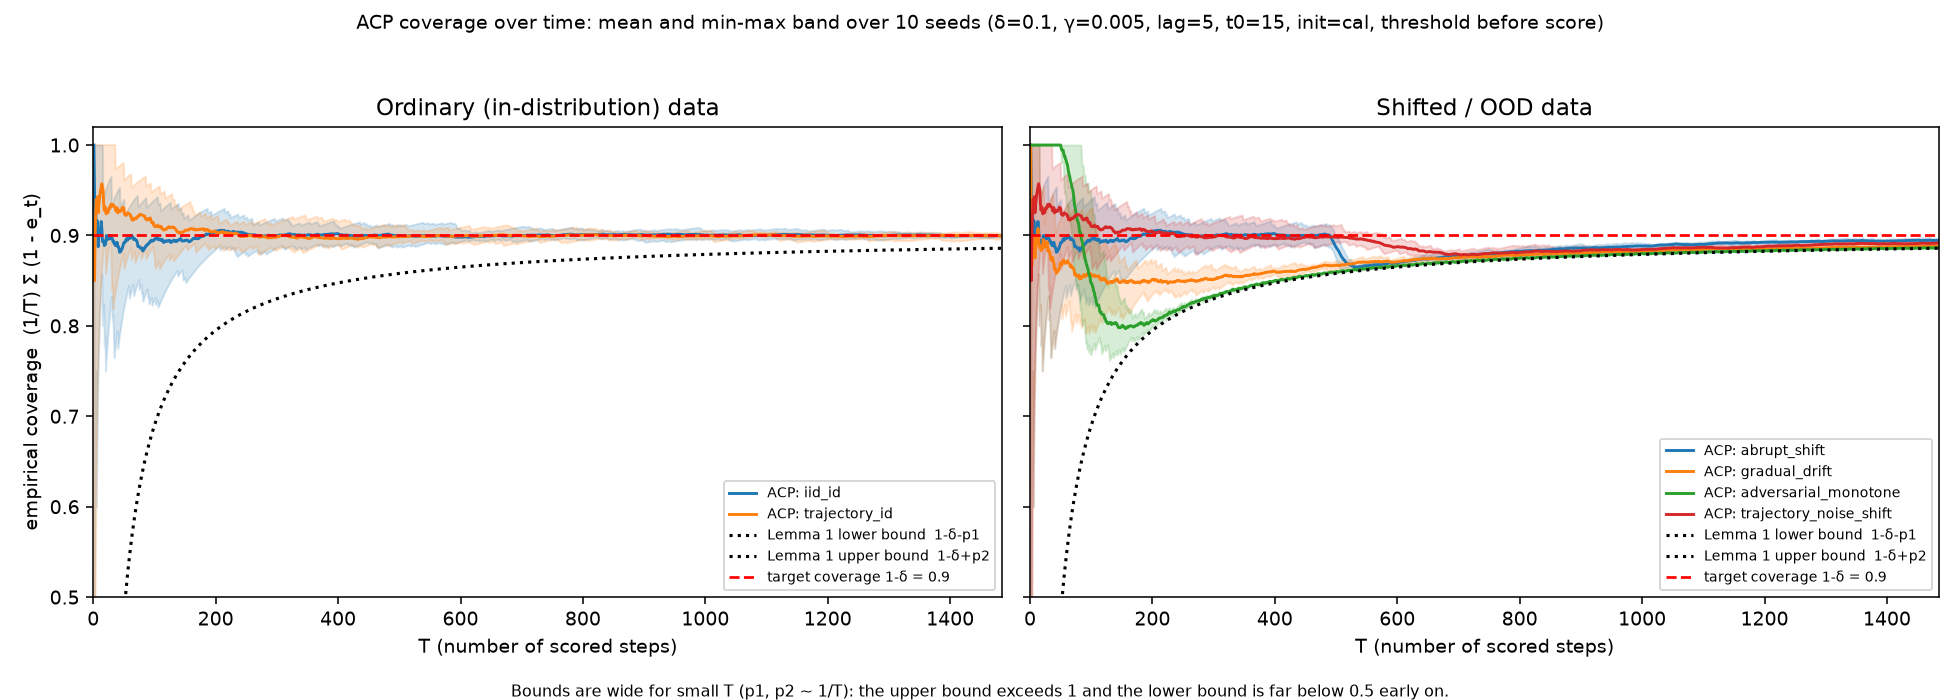

Write Python code to recreate this figure.
"""
acp_coverage.py -- ACP empirical coverage over time, ordinary vs shifted/OOD data.

Pipeline (one pass per seed and scenario):
  1. generate true robustness rho_t and predicted robustness rho_hat_t           (synthetic.py)
  2. nonconformity score  R_t = rho_hat_{t-lag} - rho_{t-lag}                    (acp.run_lagged)
  3. adaptive threshold update  delta_{t+1}=delta_t+gamma(delta-e_t), C_t = quantile of scores   (acp.py)
  4. running coverage  = 1 - (1/T) sum_{s<=T} e_s     (e_s = 1 if R_s > C_s)
  5. repeat over seeds; plot mean and min-max band against the Lemma 1 envelope and the target 1-delta.

Usage
  python acp_coverage.py                       # defaults: 10 seeds, T=1500, lag 5, t0 15
  python acp_coverage.py --literal --init none # literal Algorithm 2 ordering, empty start
  python acp_coverage.py --cp                  # also overlay non-adaptive split CP (dashed)
"""
import argparse, csv, os
import numpy as np
import matplotlib
matplotlib.use("Agg")
import matplotlib.pyplot as plt
from acp import AdaptiveConformal, SplitConformal, run_lagged, lemma1_bounds
import synthetic as syn

DELTA, GAMMA = 0.1, 0.005                     # paper: delta = 0.1, gamma = 0.005
PANELS = {
    "Ordinary (in-distribution) data": ["iid_id", "trajectory_id"],
    "Shifted / OOD data": ["abrupt_shift", "gradual_drift", "adversarial_monotone", "trajectory_noise_shift"],
}


def get_series(rng, name, T):
    if name == "trajectory_id":                # trajectory-derived robustness with NO noise shift
        rho_hat, rho, _ = syn.trajectory_series(rng, T, ood=False)
        return rho_hat, rho
    return syn.robustness_series(rng, name, T)


def get_cal(rng, name, n=100):
    return syn.trajectory_calibration(rng) if name.startswith("trajectory") else syn.calibration_scores(rng, n)


def run_experiment(scenarios, seeds=10, T=1500, lag=5, t0=15, init="cal", literal=False, cp=False, seed0=2000):
    """Returns {scenario: dict(cov=(seeds, T_eff) running coverage of ACP, cov_cp=..., T_eff=int)}."""
    res = {}
    for name in scenarios:
        covs, covs_cp = [], []
        for s in range(seeds):
            rng = np.random.default_rng(seed0 + s)
            cal = get_cal(rng, name)
            rho_hat, rho = get_series(rng, name, T)
            acp = AdaptiveConformal(DELTA, GAMMA, init_scores=cal if init == "cal" else (), include_current=literal)
            out = run_lagged(rho_hat, rho, acp, lag=lag, t0=t0)
            e = out["e"][~np.isnan(out["e"])]
            covs.append(1 - np.cumsum(e) / np.arange(1, len(e) + 1))
            if cp:
                o2 = run_lagged(rho_hat, rho, SplitConformal(DELTA, cal), lag=lag, t0=t0)
                e2 = o2["e"][~np.isnan(o2["e"])]
                covs_cp.append(1 - np.cumsum(e2) / np.arange(1, len(e2) + 1))
        res[name] = dict(cov=np.array(covs), cov_cp=np.array(covs_cp) if cp else None, T_eff=len(covs[0]))
    return res


def envelope_stats(cov):
    """cov: (seeds, T). Number of (seed, prefix) points outside the Lemma 1 envelope, and seeds affected."""
    Ts = np.arange(1, cov.shape[1] + 1)
    lo, hi = lemma1_bounds(Ts, DELTA, GAMMA)
    out = (cov < lo - 1e-12) | (cov > hi + 1e-12)
    return int(out.sum()), int(out.any(axis=1).sum()), lo, hi


def main():
    ap = argparse.ArgumentParser()
    ap.add_argument("--seeds", type=int, default=10)
    ap.add_argument("--T", type=int, default=1500)
    ap.add_argument("--lag", type=int, default=5, help="H-step lag of the ground truth (paper: H=5)")
    ap.add_argument("--t0", type=int, default=15, help="start of ACP updates (paper: 15)")
    ap.add_argument("--init", choices=["cal", "none"], default="cal", help="warm-start NCS set from calibration data, or empty")
    ap.add_argument("--literal", action="store_true", help="literal Algorithm 2 order: append R_t before taking the quantile")
    ap.add_argument("--cp", action="store_true", help="overlay split CP (non-adaptive) for comparison")
    ap.add_argument("--out", default="results")
    a = ap.parse_args()
    os.makedirs(a.out, exist_ok=True)

    names = [n for v in PANELS.values() for n in v]
    res = run_experiment(names, a.seeds, a.T, a.lag, a.t0, a.init, a.literal, a.cp)

    # ------------------------------------------------------------- plot
    fig, axes = plt.subplots(1, 2, figsize=(14, 5), sharey=True)
    colors = plt.rcParams["axes.prop_cycle"].by_key()["color"]
    for ax, (title, scs) in zip(axes, PANELS.items()):
        for i, sc in enumerate(scs):
            cov = res[sc]["cov"]; Ts = np.arange(1, cov.shape[1] + 1)
            ax.plot(Ts, cov.mean(0), color=colors[i], label=f"ACP: {sc}")
            ax.fill_between(Ts, cov.min(0), cov.max(0), color=colors[i], alpha=0.18)
            if a.cp:
                ax.plot(Ts, res[sc]["cov_cp"].mean(0), "--", color=colors[i], lw=1, label=f"split CP: {sc}")
        Te = res[scs[0]]["T_eff"]; Ts = np.arange(1, Te + 1)
        lo, hi = lemma1_bounds(Ts, DELTA, GAMMA)
        ax.plot(Ts, lo, "k:", lw=1.6, label="Lemma 1 lower bound  1-δ-p1")
        ax.plot(Ts, hi, "k:", lw=1.6, label="Lemma 1 upper bound  1-δ+p2")
        ax.axhline(1 - DELTA, color="red", ls="--", lw=1.4, label=f"target coverage 1-δ = {1 - DELTA:.1f}")
        ax.set_ylim(0.5, 1.02); ax.set_xlim(0, Te)
        ax.set_xlabel("T (number of scored steps)"); ax.set_title(title)
        ax.legend(fontsize=7, loc="lower right")
    axes[0].set_ylabel("empirical coverage  (1/T) Σ (1 - e_t)")
    mode = "literal Alg. 2 order" if a.literal else "threshold before score"
    fig.suptitle(f"ACP coverage over time: mean and min-max band over {a.seeds} seeds "
                 f"(δ={DELTA}, γ={GAMMA}, lag={a.lag}, t0={a.t0}, init={a.init}, {mode})", fontsize=10)
    fig.text(0.5, 0.005, "Bounds are wide for small T (p1, p2 ~ 1/T): the upper bound exceeds 1 and the lower bound is far below 0.5 early on.",
             ha="center", fontsize=8)
    plt.tight_layout(rect=(0, 0.03, 1, 0.95))
    path = os.path.join(a.out, "acp_coverage.png")
    plt.savefig(path, dpi=140); plt.close()

    # ------------------------------------------------------------- summary table
    rows = []
    print(f"\nPart B | delta={DELTA} gamma={GAMMA} seeds={a.seeds} T={a.T} lag={a.lag} t0={a.t0} init={a.init} literal={a.literal}")
    print(f"{'scenario':24s}{'T_eff':>6s}{'final cov mean±std':>22s}{'[min,max]':>16s}{'envelope at T_eff':>20s}{'pts outside (seeds)':>22s}")
    for sc in names:
        cov = res[sc]["cov"]; n_pts, n_seeds, lo, hi = envelope_stats(cov)
        fin = cov[:, -1]
        print(f"{sc:24s}{res[sc]['T_eff']:>6d}{fin.mean():>14.3f} ± {fin.std():.3f}"
              f"{'[%.3f,%.3f]' % (fin.min(), fin.max()):>16s}{'[%.3f,%.3f]' % (lo[-1], hi[-1]):>20s}{n_pts:>16d} ({n_seeds}/{a.seeds})")
        rows.append([sc, res[sc]["T_eff"], fin.mean(), fin.std(), fin.min(), fin.max(), lo[-1], hi[-1], n_pts, n_seeds])
    with open(os.path.join(a.out, "summary.csv"), "w", newline="") as f:
        w = csv.writer(f)
        w.writerow(["scenario", "T_eff", "final_cov_mean", "final_cov_std", "final_cov_min", "final_cov_max",
                    "envelope_lo_at_T", "envelope_hi_at_T", "points_outside_envelope", "seeds_with_any_outside"])
        w.writerows(rows)
    print(f"\nSaved {path} and summary.csv")


if __name__ == "__main__":
    main()
